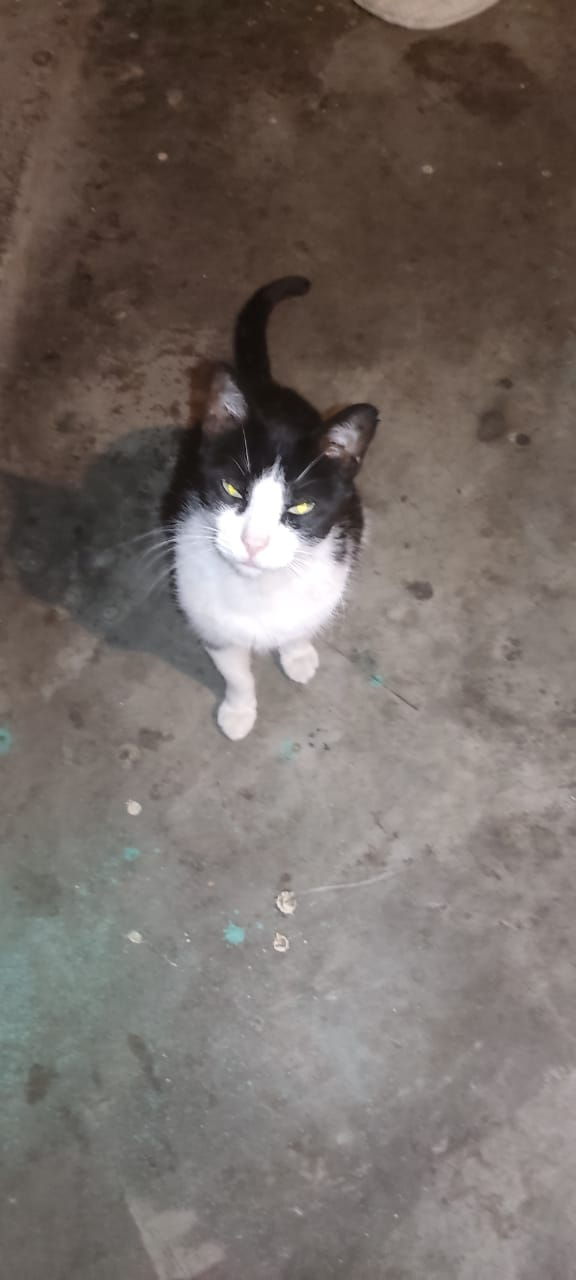
#> input picture gato.jpg, 576 x 1280 px, found by its file name
$ python canalRojo.py
#> lines starting #> are read from the running program, lines starting #| are printed output that depends on the picture
import cv2 as cv

original = cv.imread('C:\\Users\\Barbies\\Desktop\\Computacion Visual\\Tareas\\Tarea02\\gato.jpg')
#> original is the input picture: shape (1280, 576, 3); mean B, G, R 101.5, 106.6, 115.7
cv.imshow('Original Image' , original)

rojo = original.copy()

rojo[:,:,0]=0#blue
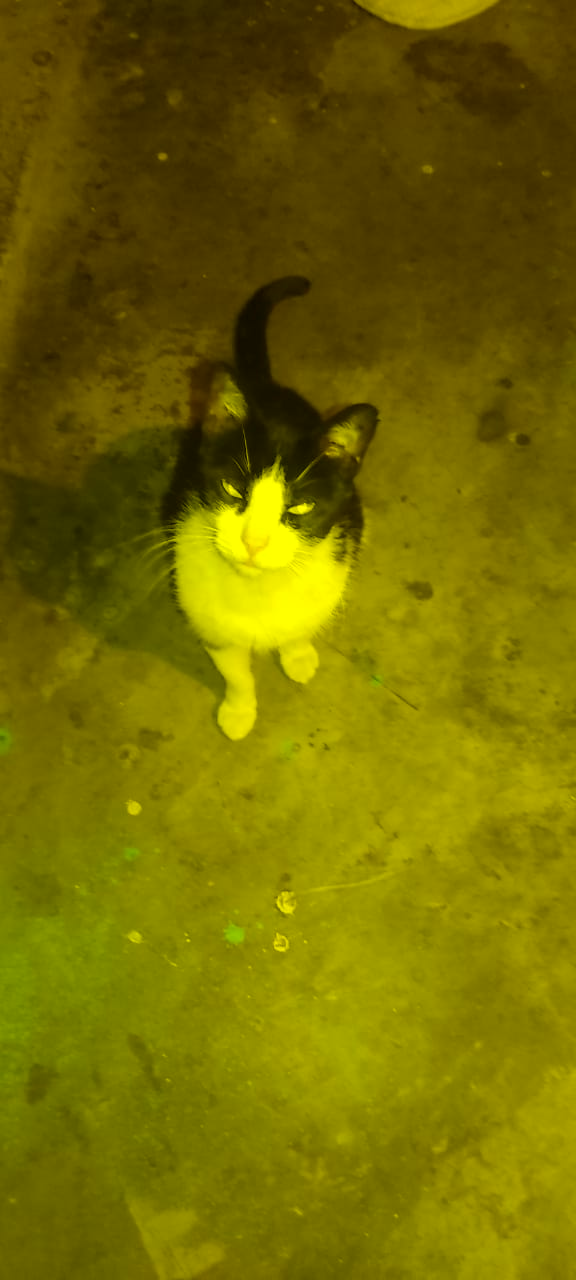
#> rojo: shape (1280, 576, 3); mean B, G, R 0, 106.6, 115.7
rojo[:,:,1]=0#gree
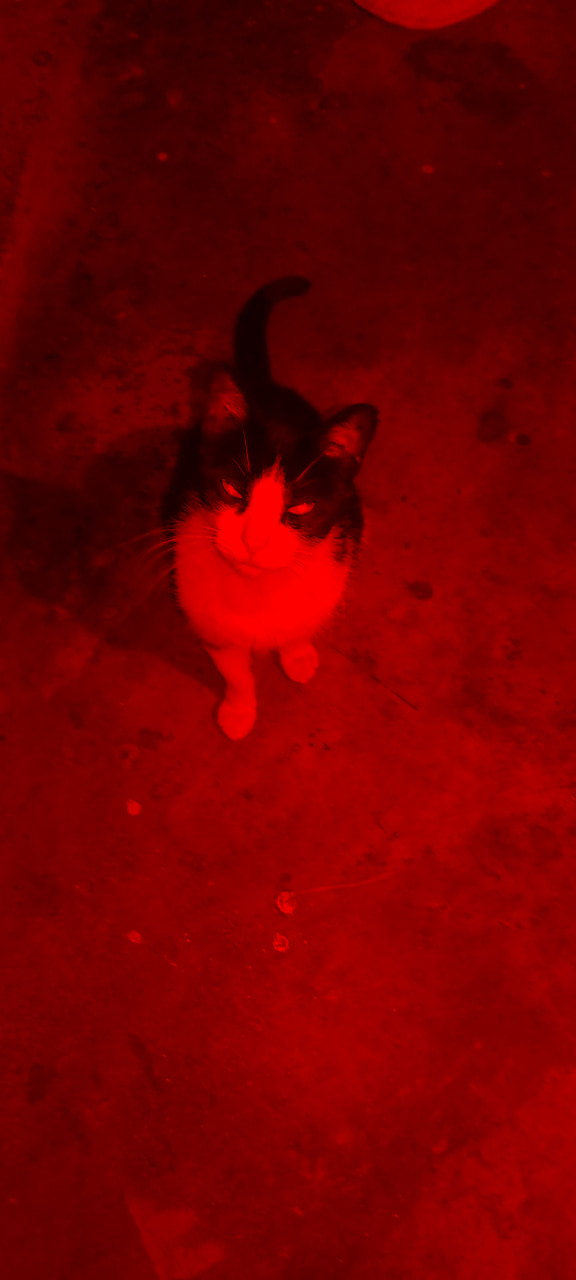
#> rojo: shape (1280, 576, 3); mean B, G, R 0, 0, 115.7


#rojo[:,:,2]=16
#rojo1=rojo
#rojo1[:,:,2]=2
cv.imshow('Canal Rojo',rojo)
#cv.imshow('Canal Rojo de intensidad 16',rojo)
#cv.imshow('Canal Rojo de intensidad 2',rojo1)
cv.waitKey(0)
